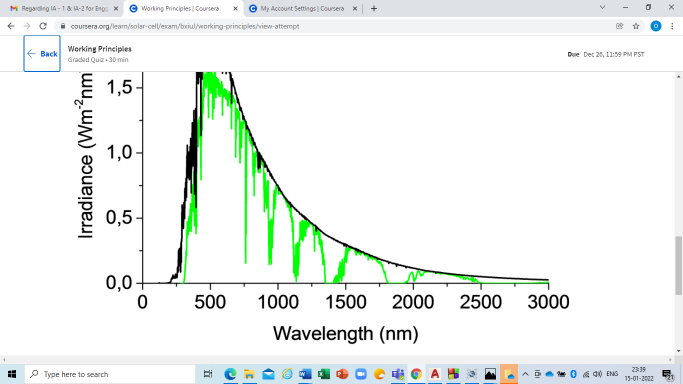
#> input picture Screenshot (90).png, 1366 x 768 px (shown at 1/2 size)
$ python 'clear .py'
#> lines starting #> are read from the running program, lines starting #| are printed output that depends on the picture
import cv2
from matplotlib import pyplot as plt

def remove_smoke(image):
    # Convert the image to grayscale
    grayscale = cv2.cvtColor(image, cv2.COLOR_BGR2GRAY)

    # Apply thresholding to separate smoke from the background
    _, mask = cv2.threshold(grayscale, 150, 255, cv2.THRESH_BINARY)

    # Invert the mask to keep the background and remove the smoke
    result = cv2.bitwise_and(image, image, mask=~mask)

    return result

# Read the original image
img1 = cv2.imread('Screenshot (90).png', 1)
#> img1 is the input picture: shape (768, 1366, 3); mean B, G, R 241, 244, 239.4
width = int(input("Enter the width of the resize image: "))
#> the answer given: 100
height = int(input("Enter the height of the resize image: "))
#> the answer given: 100

img = cv2.resize(img1, (width, height))
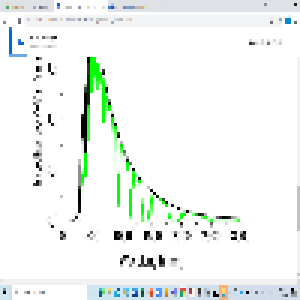
#> img: shape (100, 100, 3) (shown 3 times larger); mean B, G, R 242, 245, 240.4
img_name = 'Resized Image'
# Remove smoke from the image
image_without_smoke = remove_smoke(img)
#> in remove_smoke, `grayscale = cv2.cvtColor(image, cv2.COLOR_BGR2GRAY)`:
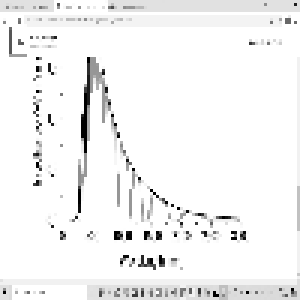
#> grayscale: shape (100, 100) (shown 3 times larger); min 0, max 255, mean 243.3
#> in remove_smoke, `_, mask = cv2.threshold(grayscale, 150, 255, cv2.THRESH_BINARY)`:
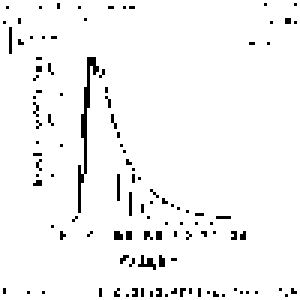
#> mask: shape (100, 100) (shown 3 times larger); 96.2% white; black in thin lines or dots
#> in remove_smoke, `result = cv2.bitwise_and(image, image, mask=~mask)`:
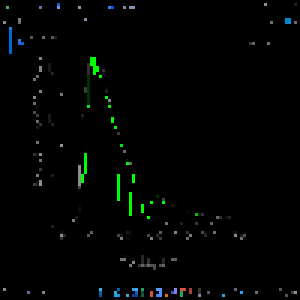
#> result: shape (100, 100, 3) (shown 3 times larger); mean B, G, R 2.4, 3.5, 1.6

# Display the original and processed images using OpenCV
cv2.imshow('Original Image', img)
cv2.imshow('Image without Smoke', image_without_smoke)

# Display the processed image using matplotlib
plt.imshow(img)
plt.title('Image without Smoke')
plt.show()

cv2.waitKey(0)
cv2.destroyAllWindows()
